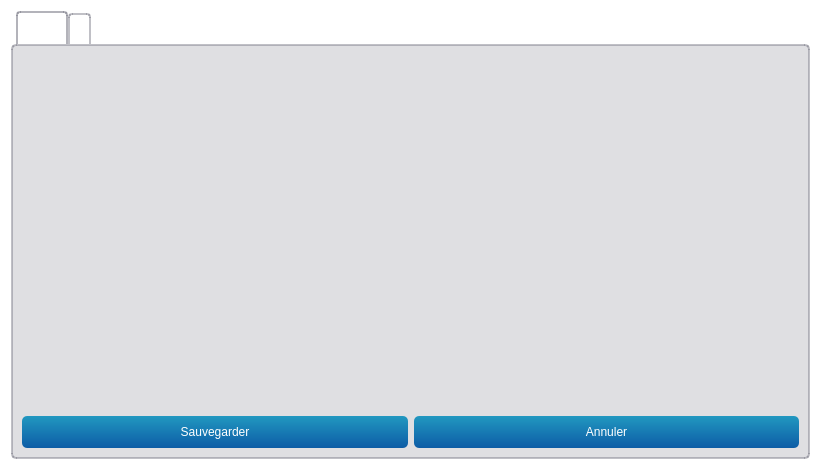
<?xml version="1.0" encoding="UTF-8"?>
<ui version="4.0">
 <class>DeviceWidget</class>
 <widget class="QWidget" name="DeviceWidget">
  <property name="geometry">
   <rect>
    <x>0</x>
    <y>0</y>
    <width>821</width>
    <height>470</height>
   </rect>
  </property>
  <property name="windowTitle">
   <string>Form</string>
  </property>
  <property name="styleSheet">
   <string notr="true">QPushButton#btnConnect{background-color:rgb(80,180,80)}
QWidget{background-color: rgba(0,0,0,0);color:white;border-radius:5px}
QWidget#mainWidget{background-color:rgba(128,128,128,25%);}
QWidget#frmProfile,QWidget#pageProfile{background-color:rgba(108,8,156,25%);}
QPlainTextEdit,QLineEdit,QListWidget,QComboBox,QTextEdit,QSpinBox{background-color: rgba(255,255,255,50%); color: black;}

QTableWidget{
background-color: rgba(0,0,0,50%);
color: white;
border: 1px solid rgba(255,255,255,50%);
}

QLabel#lblLastOnline{color:lightblue;}
QLabel#lblError,QLabel#lblCamMissing,QLabel#lblAudioMissing{color:red; background-color:rgba(255,0,0,30%);}

QLineEdit:!enabled, QListWidget:!enabled,QComboBox:!enabled,QTextEdit:!enabled,QPlainTextEdit:!enabled{background-color: rgba(0,0,0,30%);color:white;border:0}
QDateEdit::down-arrow:!enabled,QTimeEdit::down-arrow:!enabled,QDateEdit::up-arrow:!enabled,QTimeEdit::up-arrow:!enabled,QComboBox::drop-down:!enabled{background-color:rgba(0,0,0,0%);}

QTextEdit#txtProfile{background-color: rgba(255,255,255,80%);color:black;border:0}
QTextEdit:!enabled#txtProfile{background-color: rgba(255,255,255,60%);color:black;border:0}

QFrame#frmSelUser{background-color:rgba(100,100,200,50%);}
QFrame#frmAudio,QFrame#frmCam1,QFrame#frmCam2,QFrame#frmSensors,QFrame#frmWebRTC,QFrame#frmVirtualCam,QFrame#frmExternalPrograms{background-color:rgba(100,100,200,35%);}

QCheckBox::indicator:unchecked:!enabled { background-color:rgba(128,0,0,100%);}
QCheckBox::indicator:checked:!enabled { background-color:green;}
QCheckBox::indicator:unchecked{ background-color:red;border-radius:3px;}
QCheckBox::indicator:checked {background-color:rgb(0,255,0);border-radius:3px;}
QCheckBox:checked{color:lightgreen;background-color:rgba(0,0,0,0%);}
QCheckBox:!checked{color:red;background-color:rgba(0,0,0,0%);}

QPushButton{background-color:qlineargradient(x1: 0, y1: 0, x2: 0, y2: 1, stop: 0 #2198c0, stop: 1 #0d5ca6);}
QPushButton:checked{background-color:rgb(128,128,128); border:1px solid rgba(255,255,255,50%);}
QPushButton:hover,QPushButton:checked{background-color:  rgba(255,255,255,75%);color:black;}

QToolButton:hover{background-color:  rgba(255,255,255,50);}

QTreeWidget::branch:closed:has-children:has-siblings  {
            border-image: none;
            image: url(:/pictures/controls/branch_closed.png);
    }
     
    QTreeView::branch:open:has-children:!has-siblings,
    QTreeView::branch:open:has-children:has-siblings   {
            border-image: none;
            image:url(:/pictures/controls/branch_opened.png);
    }

QWidget#lineOnline{background-color:blue;}
QWidget#lineOffline{background-color:red;}
QWidget#lineBoth{background-color:rgb(255,0,255);}


QTabWidget::pane { /* The tab widget frame */
	/*background-color:  rgba(0,128,200,30%);*/
	/* background: qlineargradient(x1: 0, y1: 0, x2: 0, y2: 1,
                                 stop: 0  rgba(0,128,200,50%), 
								stop: 0.5  rgba(0,128,200,25%)
								stop: 1.0  rgba(0,128,200,25%));*/
	background-color: rgba(128,128,140,25%);
	border-radius: 5px;
    border: 2px solid rgba(128,128,140,50%);
 }

 QTabWidget::tab-bar {
     left: 5px; /* move to the right by 5px */
 }

/* Style the tab using the tab sub-control. Note that
     it reads QTabBar _not_ QTabWidget */
 QTabBar::tab,QTableWidget::tab,QHeaderView::section {
     background: qlineargradient(x1: 0, y1: 0, x2: 0, y2: 1,
                                 stop: 0  rgba(128,128,140,50%),  stop: 1.0  rgba(128,128,140,25%));
     border: 2px solid  rgba(128,128,140,50%);
     border-bottom: 0px;
     border-top-left-radius: 4px;
     border-top-right-radius: 4px;
     padding: 2px;
min-height:25px;
 }

 QTabBar::tab:selected, QTabBar::tab:hover {
/*     background-color: rgba(0,128,200,70%);*/
background: qlineargradient(x1: 0, y1: 0, x2: 0, y2: 1,
                                 stop: 0  rgba(128,128,140,70%),  stop: 1.0  rgba(128,128,140,50%));
 }

 QTabBar::tab:selected {
     border-color:rgba(128,128,140,60%);
     border-bottom-color:rgba(128,128,140,60%); /* same as pane color */
 }

 QTabBar::tab:!selected {
     margin-top: 2px; /* make non-selected tabs look smaller */
 }


</string>
  </property>
  <layout class="QVBoxLayout" name="verticalLayout">
   <item>
    <widget class="QTabWidget" name="tabDeviceInfos">
     <property name="currentIndex">
      <number>0</number>
     </property>
     <property name="iconSize">
      <size>
       <width>20</width>
       <height>20</height>
      </size>
     </property>
     <widget class="QWidget" name="tabDevice">
      <attribute name="icon">
       <iconset resource="../../resources/TeraClient.qrc">
        <normaloff>:/icons/device.png</normaloff>:/icons/device.png</iconset>
      </attribute>
      <attribute name="title">
       <string>Appareil</string>
      </attribute>
      <layout class="QVBoxLayout" name="verticalLayout_2">
       <item>
        <widget class="TeraForm" name="wdgDevice" native="true">
         <property name="sizePolicy">
          <sizepolicy hsizetype="Preferred" vsizetype="MinimumExpanding">
           <horstretch>0</horstretch>
           <verstretch>0</verstretch>
          </sizepolicy>
         </property>
        </widget>
       </item>
       <item>
        <layout class="QHBoxLayout" name="horizontalLayout">
         <item>
          <widget class="QPushButton" name="btnSave">
           <property name="minimumSize">
            <size>
             <width>0</width>
             <height>32</height>
            </size>
           </property>
           <property name="cursor">
            <cursorShape>PointingHandCursor</cursorShape>
           </property>
           <property name="text">
            <string>Sauvegarder</string>
           </property>
           <property name="icon">
            <iconset resource="../../resources/TeraClient.qrc">
             <normaloff>:/icons/save.png</normaloff>:/icons/save.png</iconset>
           </property>
           <property name="iconSize">
            <size>
             <width>24</width>
             <height>24</height>
            </size>
           </property>
          </widget>
         </item>
         <item>
          <widget class="QPushButton" name="btnUndo">
           <property name="minimumSize">
            <size>
             <width>0</width>
             <height>32</height>
            </size>
           </property>
           <property name="cursor">
            <cursorShape>PointingHandCursor</cursorShape>
           </property>
           <property name="text">
            <string>Annuler</string>
           </property>
           <property name="icon">
            <iconset resource="../../resources/TeraClient.qrc">
             <normaloff>:/icons/undo.png</normaloff>:/icons/undo.png</iconset>
           </property>
           <property name="iconSize">
            <size>
             <width>24</width>
             <height>24</height>
            </size>
           </property>
          </widget>
         </item>
        </layout>
       </item>
      </layout>
     </widget>
     <widget class="QWidget" name="tabKits">
      <attribute name="icon">
       <iconset resource="../../resources/TeraClient.qrc">
        <normaloff>:/icons/kit.png</normaloff>:/icons/kit.png</iconset>
      </attribute>
      <attribute name="title">
       <string>Kit</string>
      </attribute>
      <layout class="QVBoxLayout" name="verticalLayout_3">
       <item>
        <widget class="TeraForm" name="wdgKitDevice" native="true">
         <property name="enabled">
          <bool>false</bool>
         </property>
         <property name="sizePolicy">
          <sizepolicy hsizetype="Preferred" vsizetype="MinimumExpanding">
           <horstretch>0</horstretch>
           <verstretch>0</verstretch>
          </sizepolicy>
         </property>
        </widget>
       </item>
       <item>
        <widget class="QPushButton" name="btnKits">
         <property name="minimumSize">
          <size>
           <width>0</width>
           <height>32</height>
          </size>
         </property>
         <property name="cursor">
          <cursorShape>PointingHandCursor</cursorShape>
         </property>
         <property name="text">
          <string>Gérer les kits</string>
         </property>
         <property name="icon">
          <iconset resource="../../resources/TeraClient.qrc">
           <normaloff>:/icons/kit.png</normaloff>:/icons/kit.png</iconset>
         </property>
         <property name="iconSize">
          <size>
           <width>24</width>
           <height>24</height>
          </size>
         </property>
        </widget>
       </item>
      </layout>
     </widget>
    </widget>
   </item>
  </layout>
 </widget>
 <customwidgets>
  <customwidget>
   <class>TeraForm</class>
   <extends>QWidget</extends>
   <header>TeraForm.h</header>
   <container>1</container>
  </customwidget>
 </customwidgets>
 <resources>
  <include location="../../resources/TeraClient.qrc"/>
 </resources>
 <connections/>
</ui>
